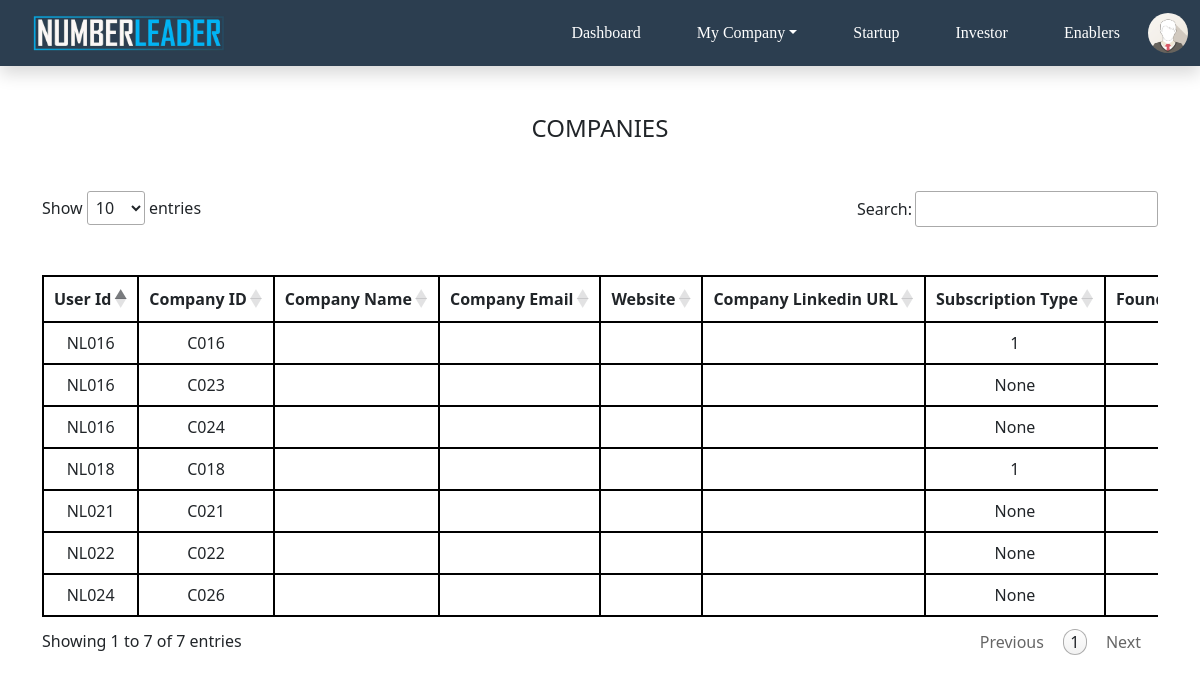
The app's page /companies (signed in) with its own data.
### app1/models.py (models this page shows, shortened)
class Company(models.Model):
    user_id = models.ForeignKey(User, on_delete=models.CASCADE,related_name='companies')
    company_id = models.CharField(max_length=10, primary_key=True, editable=False)
    name = models.CharField(max_length=100, null=True)
    date_of_incorporation = models.CharField(max_length=5, null=True)
    email = models.EmailField(null=True)
    phone=models.IntegerField(null=True)
    website_url = models.CharField(max_length=100,null=True)
    linkedin_url = models.CharField(max_length=100,null=True)
    business_type = models.CharField(max_length=255, null=True)
    sector = models.CharField(max_length=255, null=True)
    company_type = models.CharField(max_length=10, null=True)
    location = models.CharField(max_length=20, null=True)
    no_of_employees=models.IntegerField(null=True)
    products=models.CharField(max_length=255, null=True)
    competitor=models.CharField(max_length=255, null=True)
    vision=models.CharField(max_length=255, null=True)
    customers=models.IntegerField(null=True)
    current_revenue=models.DecimalField(decimal_places=2, max_digits=25, null=True)
    current_pl=models.DecimalField(decimal_places=2, max_digits=25, null=True)
    previous_revenue=models.DecimalField(decimal_places=2, max_digits=25, null=True)
    previous_pl=models.DecimalField(decimal_places=2, max_digits=25, null=True)
    a_yearbefore_revenue=models.DecimalField(decimal_places=2, max_digits=25, null=True)
    a_yearbefore_pl=models.DecimalField(decimal_places=2, max_digits=25, null=True)
    additional=models.TextField(null=True)
    subscription_type = models.CharField(max_length=10, null=True)

class User(models.Model):
    user_id = models.CharField(max_length=10, primary_key=True, editable=False)
    username = models.CharField(max_length=50, unique=True, null=False)
    email = models.EmailField(null=False)
    phone_number = models.IntegerField(null=True)
    linkedin_url = models.CharField(max_length=100, null=True)
    firstname = models.CharField(max_length=50, null=False)
    lastname = models.CharField(max_length=50, null=True)
    password = models.CharField(max_length=150, null=False)
    user_type = models.CharField(max_length=12, default='admin')
    company_type = models.CharField(max_length=20)
    email_verified = models.BooleanField(null=True, default=False)
    def __str__(self):
        return self.user_id

### app1/views.py (the view)
# urls.py: path('companies',companies,name='companies'),
def companies(request):
    companies = Company.objects.all()
    context ={'companies':companies}
    return render(request,'super_admin/companies.html',context)

### app1/context_processors.py (called while the page is built)
def custom_user(request):
    user_id = request.session.get('current_user_id')
    if user_id:
        try:
            user = User.objects.get(user_id=user_id)
            return {'current_user': user}
        except User.DoesNotExist:
            pass
    return {'current_user': None}

def custom_subuser(request):
    subuser_id = request.session.get('current_subuser_id')
    if subuser_id:
        try:
            subuser = Team.objects.get(subuser_id=subuser_id)
            return {'current_subuser': subuser}
        except Team.DoesNotExist:
            pass
    return {'current_subuser': None}

### templates/super_admin/companies.html (shortened to what this page needs)
{% extends '../base.html' %}
{% block content %}
<link rel="stylesheet" type="text/css" href="https://cdn.datatables.net/1.11.5/css/jquery.dataTables.min.css"/>
<div class="container">
    <div class="row mt-5 mb-5">
        <div class="col-md-12">
            <h4 class="text-center mb-5">Companies</h4>
            <div class="table-responsive">
                <table id="teamTable" class="table table-bordered text-center">
                    <thead>
                        <tr class="text-nowrap">
                            <th>User Id</th>
                            <th>Company ID</th>
                            <th>Company Name</th>
                            <th>Company Email</th>
                            <th>Website</th>
                            <th>Company Linkedin URL</th>
                            <th>Subscription Type</th>
                            <th>Founder Name</th>
                        </tr>
                    </thead>
                    <tbody>
                        {% for company in companies %}
                        <tr>
                            <td>{{company.user_id}}</td>
                            <td>{{ company.company_id }}</td>
                            <td>{{ company.company_name }}</td>
                            <td>{{ company.company_email }}</td>
                            <td>{{ company.company_website_url }}</td>
                            <td>{{ company.company_linkedin_url }}</td>
                            <td>{{ company.subscription_type }}</td>
                            <td>{{ company.founder_name }}</td>
                        </tr>
                        {% endfor %}
                    </tbody>
                </table>
            </div>
        </div>
    </div>
</div>
{% endblock content %}

### static/css/styles.css (style rules this page uses)
h3,h4 { text-transform:uppercase !important; }
h3,h4 { color:#4195d2; text-transform:uppercase; font-weight:700; }
h4 { font-size:18px; }
.text-nowrap { white-space: nowrap; }
body { font-family: 'Times New Roman','Arial', sans-serif; background-color: var(--bg-color); }
:root { --primary-color: #4a90e2; --secondary-color: #2c3e50; --accent-color: #00eb0c; --text-color: #333; --bg-color: #f4f4f4; }
body { font-family: "Times New Roman", sans-serif; }

### static/css/super_admin.css (style rules this page uses)
.text-nowrap { white-space: nowrap; }

### templates/super_admin/companies.html (style rules this page uses)
table { border: 1px solid #000000 !important; border-collapse: collapse; }
table th, table td { border: 1px solid #000000 !important; }

### records on screen
Company: user_id "NL016", company_id "C016", subscription_type "1"
Company: user_id "NL018", company_id "C018", subscription_type "1"
Company: user_id "NL021", company_id "C021", subscription_type "None"
Company: user_id "NL022", company_id "C022", subscription_type "None"
Company: user_id "NL016", company_id "C023", subscription_type "None"
Company: user_id "NL016", company_id "C024", subscription_type "None"
Company: user_id "NL024", company_id "C026", subscription_type "None"
